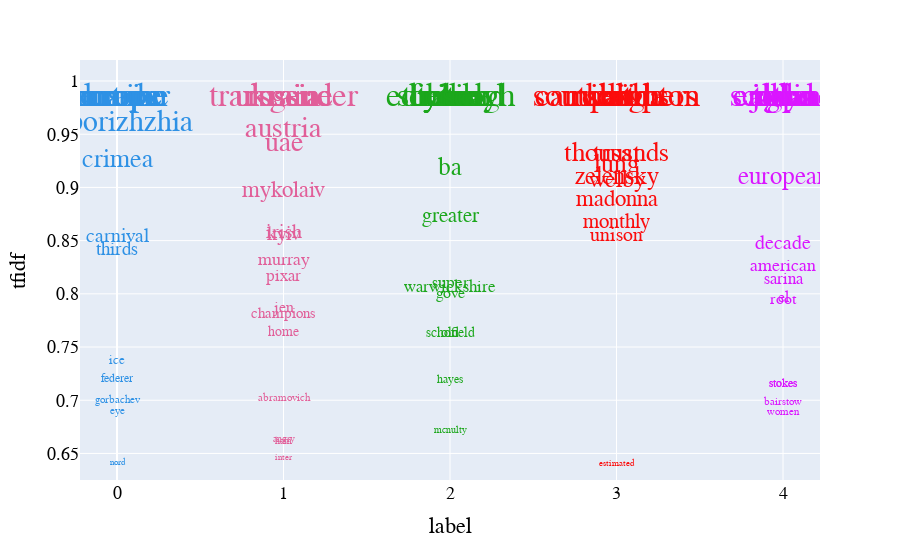

Notebook code cell kept with this figure:
### Code cell
visualize_clusters(viz_data)

### Figure 1 — Plotly figure (JSON) as saved in the notebook; plotly's stock layout.template omitted (floating-point values rounded to 4 significant figures)
{"data": [{"customdata": [["amazon"], ["nord"], ["europe"], ["europe"], ["europe"], ["amazon"], ["crimea"], ["federer"], ["eye"], ["europe"], ["summer"], ["ukraine"], ["europe"], ["zaporizhzhia"], ["ice"], ["gorbachev"], ["carnival"], ["russia"], ["youtube"], ["thirds"], ["ukraine"], ["transgender"], ["pixar"], ["abramovich"], ["mykolaiv"], ["angry"], ["ham"], ["irish"], ["ukraine"], ["kyiv"], ["home"], ["ukraine"], ["russia"], ["inter"], ["champions"], ["murray"], ["austria"], ["jen"], ["uae"], ["russia"], ["mcnulty"], ["edinburgh"], ["year"], ["gove"], ["year"], ["greater"], ["tesco"], ["year"], ["schofield"], ["hayes"], ["super"], ["scotland"], ["old"], ["warwickshire"], ["nine"], ["bbc"], ["ba"], ["france"], ["british"], ["tuesday"], ["unison"], ["covid"], ["madonna"], ["hrt"], ["uk"], ["southampton"], ["lung"], ["trust"], ["monthly"], ["campaigners"], ["zelensky"], ["millions"], ["uk"], ["thousands"], ["sixth"], ["welby"], ["eu"], ["estimated"], ["rwanda"], ["rwanda"], ["third"], ["jason"], ["adam"], ["american"], ["el"], ["bairstow"], ["scotland"], ["women"], ["sarina"], ["root"], ["gp"], ["stokes"], ["england"], ["england"], ["stokes"], ["european"], ["decade"], ["england"], ["india"], ["days"]], "hovertemplate": "label=%{marker.color}<br>tfidf=%{y}<br>word=%{customdata[0]}<extra></extra>", "legendgroup": "", "marker": {"color": [0, 0, 0, 0, 0, 0, 0, 0, 0, 0, 0, 0, 0, 0, 0, 0, 0, 0, 0, 0, 1, 1, 1, 1, 1, 1, 1, 1, 1, 1, 1, 1, 1, 1, 1, 1, 1, 1, 1, 1, 2, 2, 2, 2, 2, 2, 2, 2, 2, 2, 2, 2, 2, 2, 2, 2, 2, 2, 2, 2, 3, 3, 3, 3, 3, 3, 3, 3, 3, 3, 3, 3, 3, 3, 3, 3, 3, 3, 3, 3, 4, 4, 4, 4, 4, 4, 4, 4, 4, 4, 4, 4, 4, 4, 4, 4, 4, 4, 4, 4], "coloraxis": "coloraxis", "symbol": "circle"}, "mode": "text", "name": "", "orientation": "v", "showlegend": false, "text": ["amazon", "nord", "europe", "europe", "europe", "amazon", "crimea", "federer", "eye", "europe", "summer", "ukraine", "europe", "zaporizhzhia", "ice", "gorbachev", "carnival", "russia", "youtube", "thirds", "ukraine", "transgender", "pixar", "abramovich", "mykolaiv", "angry", "ham", "irish", "ukraine", "kyiv", "home", "ukraine", "russia", "inter", "champions", "murray", "austria", "jen", "uae", "russia", "mcnulty", "edinburgh", "year", "gove", "year", "greater", "tesco", "year", "schofield", "hayes", "super", "scotland", "old", "warwickshire", "nine", "bbc", "ba", "france", "british", "tuesday", "unison", "covid", "madonna", "hrt", "uk", "southampton", "lung", "trust", "monthly", "campaigners", "zelensky", "millions", "uk", "thousands", "sixth", "welby", "eu", "estimated", "rwanda", "rwanda", "third", "jason", "adam", "american", "el", "bairstow", "scotland", "women", "sarina", "root", "gp", "stokes", "england", "england", "stokes", "european", "decade", "england", "india", "days"], "textfont": {"color": ["#2E91E5", "#2E91E5", "#2E91E5", "#2E91E5", "#2E91E5", "#2E91E5", "#2E91E5", "#2E91E5", "#2E91E5", "#2E91E5", "#2E91E5", "#2E91E5", "#2E91E5", "#2E91E5", "#2E91E5", "#2E91E5", "#2E91E5", "#2E91E5", "#2E91E5", "#2E91E5", "#E15F99", "#E15F99", "#E15F99", "#E15F99", "#E15F99", "#E15F99", "#E15F99", "#E15F99", "#E15F99", "#E15F99", "#E15F99", "#E15F99", "#E15F99", "#E15F99", "#E15F99", "#E15F99", "#E15F99", "#E15F99", "#E15F99", "#E15F99", "#1CA71C", "#1CA71C", "#1CA71C", "#1CA71C", "#1CA71C", "#1CA71C", "#1CA71C", "#1CA71C", "#1CA71C", "#1CA71C", "#1CA71C", "#1CA71C", "#1CA71C", "#1CA71C", "#1CA71C", "#1CA71C", "#1CA71C", "#1CA71C", "#1CA71C", "#1CA71C", "#FB0D0D", "#FB0D0D", "#FB0D0D", "#FB0D0D", "#FB0D0D", "#FB0D0D", "#FB0D0D", "#FB0D0D", "#FB0D0D", "#FB0D0D", "#FB0D0D", "#FB0D0D", "#FB0D0D", "#FB0D0D", "#FB0D0D", "#FB0D0D", "#FB0D0D", "#FB0D0D", "#FB0D0D", "#FB0D0D", "#DA16FF", "#DA16FF", "#DA16FF", "#DA16FF", "#DA16FF", "#DA16FF", "#DA16FF", "#DA16FF", "#DA16FF", "#DA16FF", "#DA16FF", "#DA16FF", "#DA16FF", "#DA16FF", "#DA16FF", "#DA16FF", "#DA16FF", "#DA16FF", "#DA16FF", "#DA16FF"], "size": [33, 9, 33, 33, 33, 33, 26, 12, 11, 33, 33, 33, 33, 30, 13, 11, 20, 33, 33, 19, 33, 33, 17, 11, 23, 10, 10, 20, 33, 20, 14, 33, 33, 9, 15, 18, 29, 16, 28, 33, 10, 33, 33, 16, 33, 21, 33, 33, 14, 12, 17, 33, 14, 17, 33, 33, 25, 33, 33, 33, 20, 33, 23, 33, 33, 33, 26, 27, 21, 33, 25, 33, 33, 27, 33, 24, 33, 9, 33, 33, 33, 33, 33, 18, 16, 11, 33, 11, 17, 16, 33, 12, 33, 33, 12, 25, 20, 33, 33, 33]}, "textposition": "bottom center", "type": "scatter", "x": [0, 0, 0, 0, 0, 0, 0, 0, 0, 0, 0, 0, 0, 0, 0, 0, 0, 0, 0, 0, 1, 1, 1, 1, 1, 1, 1, 1, 1, 1, 1, 1, 1, 1, 1, 1, 1, 1, 1, 1, 2, 2, 2, 2, 2, 2, 2, 2, 2, 2, 2, 2, 2, 2, 2, 2, 2, 2, 2, 2, 3, 3, 3, 3, 3, 3, 3, 3, 3, 3, 3, 3, 3, 3, 3, 3, 3, 3, 3, 3, 4, 4, 4, 4, 4, 4, 4, 4, 4, 4, 4, 4, 4, 4, 4, 4, 4, 4, 4, 4], "xaxis": "x", "y": [1, 0.6455, 1, 1, 1, 1, 0.9377, 0.7258, 0.6945, 1, 1, 1, 1, 0.974, 0.7428, 0.705, 0.8631, 1, 1, 0.8501, 1, 1, 0.8243, 0.7071, 0.907, 0.6674, 0.6661, 0.8669, 1, 0.865, 0.7706, 1, 1, 0.6505, 0.7883, 0.8394, 0.968, 0.7942, 0.9536, 1, 0.6767, 1, 1, 0.8078, 1, 0.8823, 1, 1, 0.7689, 0.7247, 0.8175, 1, 0.7696, 0.8137, 1, 1, 0.9291, 1, 1, 1, 0.8636, 1, 0.8986, 1, 1, 1, 0.9333, 0.9436, 0.8768, 1, 0.9208, 1, 1, 0.944, 1, 0.9177, 1, 0.6448, 1, 1, 1, 1, 1, 0.8341, 0.8037, 0.7032, 1, 0.6938, 0.8212, 0.8013, 1, 0.7205, 1, 1, 0.7205, 0.9207, 0.8565, 1, 1, 1], "yaxis": "y"}], "layout": {"coloraxis": {"colorbar": {"title": {"text": "label"}}, "colorscale": [[0, "#0d0887"], [0.1111, "#46039f"], [0.2222, "#7201a8"], [0.3333, "#9c179e"], [0.4444, "#bd3786"], [0.5556, "#d8576b"], [0.6667, "#ed7953"], [0.7778, "#fb9f3a"], [0.8889, "#fdca26"], [1, "#f0f921"]]}, "font": {"color": "black", "family": "Courier New, monospace", "size": 18}, "legend": {"tracegroupgap": 0}, "margin": {"t": 60}, "xaxis": {"anchor": "y", "domain": [0, 1], "dtick": 1, "tick0": 0, "tickmode": "linear", "title": {"text": "label"}}, "yaxis": {"anchor": "x", "domain": [0, 1], "dtick": 0.05, "tick0": 0, "tickmode": "linear", "title": {"text": "tfidf"}}}}
